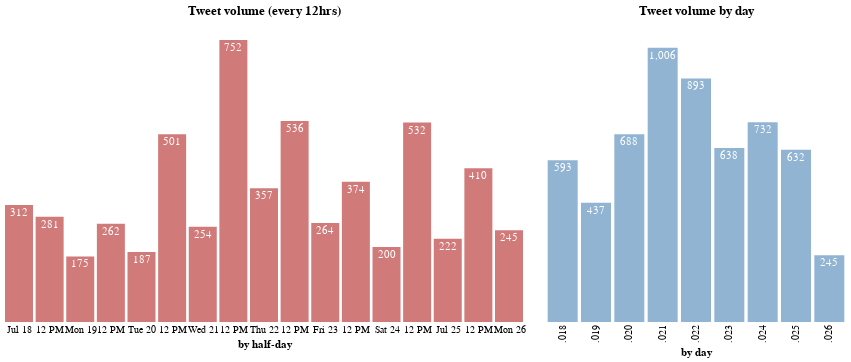

Notebook code cell kept with this figure:
### Code cell
import altair as alt
alt.data_transformers.disable_max_rows()

steelblue = 'rgb(70,130,180)'

tweet_by_hours_bar = alt.Chart(all_tweets_time, title='Tweet volume (every 12hrs)').mark_bar(
    opacity=0.6, color='firebrick', size=28).encode(
    x=alt.X('time_bins_12h:T', axis=alt.Axis(title='by half-day', ticks=False)),
    y=alt.Y('count:Q', axis=None),  
)

tweet_by_hours_text = alt.Chart(all_tweets_time).mark_text(
    align='center',
    baseline='middle',
    color='white',
    dy=8 
).encode(
    x=alt.X('time_bins_12h:T', axis=alt.Axis(ticks=False)),
    y=alt.Y('count:Q', axis=None),
    text=alt.Text('count:Q', format=',')
)

tweet_by_days_bar = alt.Chart(all_tweets_day, title='Tweet volume by day').mark_bar(opacity=0.6, color='steelblue', size=30).encode(
    x=alt.X('day_bins:O', axis=alt.Axis(title='by day', ticks=False)),
    y=alt.Y('count:Q', axis=None),  
)

tweet_by_days_text = alt.Chart(all_tweets_day).mark_text(
    align='center',
    baseline='middle',
    color='white',
    dy=8 
).encode(
    x=alt.X('day_bins:T', axis=alt.Axis(ticks=False)),
    y=alt.Y('count:Q', axis=alt.Axis(title='count', ticks=False)),  
    text=alt.Text('count:Q', format=',')
)

tweet_by_hours = (tweet_by_hours_bar + tweet_by_hours_text).properties(
    width=500,
    height=300)

tweet_by_days = (tweet_by_days_bar + tweet_by_days_text).properties(
    width=300,
    height=300)

(tweet_by_hours | tweet_by_days).configure_axis(
    grid=False,
    domain=False
).configure_view(
    strokeWidth=0)

### Figure 1 — Vega-Lite specification as saved in the notebook (floating-point values rounded to 4 significant figures)
{"config": {"view": {"continuousWidth": 400, "continuousHeight": 300, "strokeWidth": 0}, "axis": {"domain": false, "grid": false}}, "hconcat": [{"layer": [{"mark": {"type": "bar", "color": "firebrick", "opacity": 0.6, "size": 28}, "encoding": {"x": {"type": "temporal", "axis": {"ticks": false, "title": "by half-day"}, "field": "time_bins_12h"}, "y": {"type": "quantitative", "axis": null, "field": "count"}}, "title": "Tweet volume (every 12hrs)"}, {"mark": {"type": "text", "align": "center", "baseline": "middle", "color": "white", "dy": 8}, "encoding": {"text": {"type": "quantitative", "field": "count", "format": ","}, "x": {"type": "temporal", "axis": {"ticks": false}, "field": "time_bins_12h"}, "y": {"type": "quantitative", "axis": null, "field": "count"}}}], "data": {"name": "data-191ceb85e6f326f17a801fbd507fdca8"}, "height": 300, "width": 500}, {"layer": [{"mark": {"type": "bar", "color": "steelblue", "opacity": 0.6, "size": 30}, "encoding": {"x": {"type": "ordinal", "axis": {"ticks": false, "title": "by day"}, "field": "day_bins"}, "y": {"type": "quantitative", "axis": null, "field": "count"}}, "title": "Tweet volume by day"}, {"mark": {"type": "text", "align": "center", "baseline": "middle", "color": "white", "dy": 8}, "encoding": {"text": {"type": "quantitative", "field": "count", "format": ","}, "x": {"type": "temporal", "axis": {"ticks": false}, "field": "day_bins"}, "y": {"type": "quantitative", "axis": {"ticks": false, "title": "count"}, "field": "count"}}}], "data": {"name": "data-53d30de9cfc7a2b6081b5f9fc169b295"}, "height": 300, "width": 300}], "$schema": "https://vega.github.io/schema/vega-lite/v4.8.1.json", "datasets": {"data-191ceb85e6f326f17a801fbd507fdca8": [{"time_bins_12h": "2021-07-18T00:00:00", "count": 312}, {"time_bins_12h": "2021-07-18T12:00:00", "count": 281}, {"time_bins_12h": "2021-07-19T00:00:00", "count": 175}, {"time_bins_12h": "2021-07-19T12:00:00", "count": 262}, {"time_bins_12h": "2021-07-20T00:00:00", "count": 187}, {"time_bins_12h": "2021-07-20T12:00:00", "count": 501}, {"time_bins_12h": "2021-07-21T00:00:00", "count": 254}, {"time_bins_12h": "2021-07-21T12:00:00", "count": 752}, {"time_bins_12h": "2021-07-22T00:00:00", "count": 357}, {"time_bins_12h": "2021-07-22T12:00:00", "count": 536}, {"time_bins_12h": "2021-07-23T00:00:00", "count": 264}, {"time_bins_12h": "2021-07-23T12:00:00", "count": 374}, {"time_bins_12h": "2021-07-24T00:00:00", "count": 200}, {"time_bins_12h": "2021-07-24T12:00:00", "count": 532}, {"time_bins_12h": "2021-07-25T00:00:00", "count": 222}, {"time_bins_12h": "2021-07-25T12:00:00", "count": 410}, {"time_bins_12h": "2021-07-26T00:00:00", "count": 245}], "data-53d30de9cfc7a2b6081b5f9fc169b295": [{"day_bins": 18, "count": 593}, {"day_bins": 19, "count": 437}, {"day_bins": 20, "count": 688}, {"day_bins": 21, "count": 1006}, {"day_bins": 22, "count": 893}, {"day_bins": 23, "count": 638}, {"day_bins": 24, "count": 732}, {"day_bins": 25, "count": 632}, {"day_bins": 26, "count": 245}]}}
